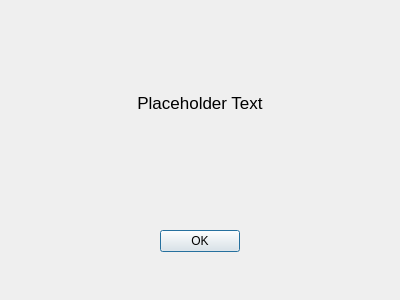
<?xml version="1.0" encoding="UTF-8"?>
<ui version="4.0">
 <class>Dialog</class>
 <widget class="QDialog" name="Dialog">
  <property name="geometry">
   <rect>
    <x>0</x>
    <y>0</y>
    <width>400</width>
    <height>300</height>
   </rect>
  </property>
  <property name="windowTitle">
   <string>Dialog</string>
  </property>
  <layout class="QVBoxLayout" name="verticalLayout" stretch="2,1">
   <property name="leftMargin">
    <number>15</number>
   </property>
   <property name="topMargin">
    <number>15</number>
   </property>
   <property name="rightMargin">
    <number>15</number>
   </property>
   <property name="bottomMargin">
    <number>15</number>
   </property>
   <item>
    <widget class="QLabel" name="alert_text">
     <property name="font">
      <font>
       <pointsize>13</pointsize>
      </font>
     </property>
     <property name="cursor">
      <cursorShape>ArrowCursor</cursorShape>
     </property>
     <property name="text">
      <string>Placeholder Text</string>
     </property>
     <property name="alignment">
      <set>Qt::AlignCenter</set>
     </property>
     <property name="wordWrap">
      <bool>true</bool>
     </property>
    </widget>
   </item>
   <item>
    <widget class="QDialogButtonBox" name="buttonBox">
     <property name="sizePolicy">
      <sizepolicy hsizetype="Expanding" vsizetype="Preferred">
       <horstretch>0</horstretch>
       <verstretch>0</verstretch>
      </sizepolicy>
     </property>
     <property name="orientation">
      <enum>Qt::Horizontal</enum>
     </property>
     <property name="standardButtons">
      <set>QDialogButtonBox::Ok</set>
     </property>
     <property name="centerButtons">
      <bool>true</bool>
     </property>
    </widget>
   </item>
  </layout>
 </widget>
 <resources/>
 <connections>
  <connection>
   <sender>buttonBox</sender>
   <signal>accepted()</signal>
   <receiver>Dialog</receiver>
   <slot>accept()</slot>
   <hints>
    <hint type="sourcelabel">
     <x>248</x>
     <y>254</y>
    </hint>
    <hint type="destinationlabel">
     <x>157</x>
     <y>274</y>
    </hint>
   </hints>
  </connection>
  <connection>
   <sender>buttonBox</sender>
   <signal>rejected()</signal>
   <receiver>Dialog</receiver>
   <slot>reject()</slot>
   <hints>
    <hint type="sourcelabel">
     <x>316</x>
     <y>260</y>
    </hint>
    <hint type="destinationlabel">
     <x>286</x>
     <y>274</y>
    </hint>
   </hints>
  </connection>
 </connections>
</ui>
